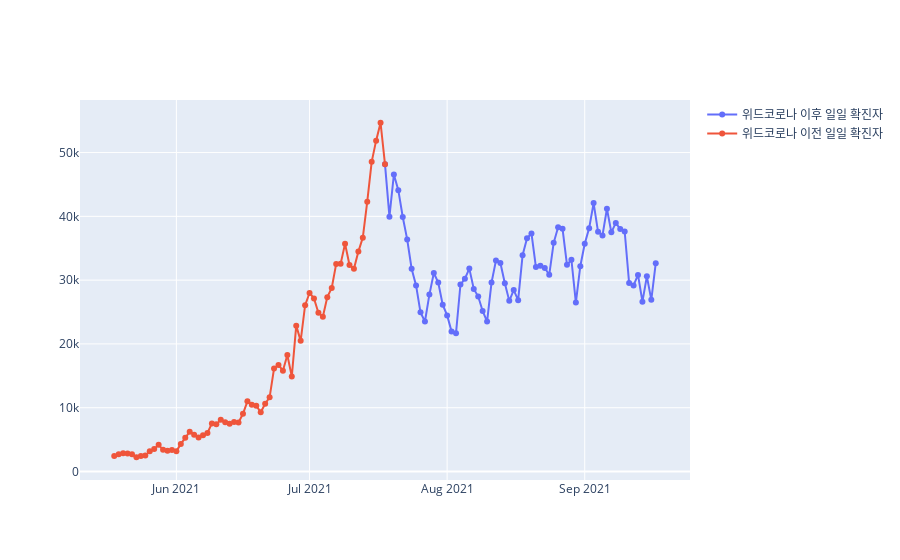

Notebook cell for this chart:
### Code cell
fig = go.Figure()
fig.add_trace(go.Scatter(x=UK_data_ac['date'], y=UK_data_ac['newCasesByPublishDate'],
                    mode='lines+markers',
                    name='위드코로나 이후 일일 확진자'))
fig.add_trace(go.Scatter(x=UK_data_bc['date'], y=UK_data_bc['newCasesByPublishDate'],
                    mode='lines+markers',
                    name='위드코로나 이전 일일 확진자'))
fig.show()
